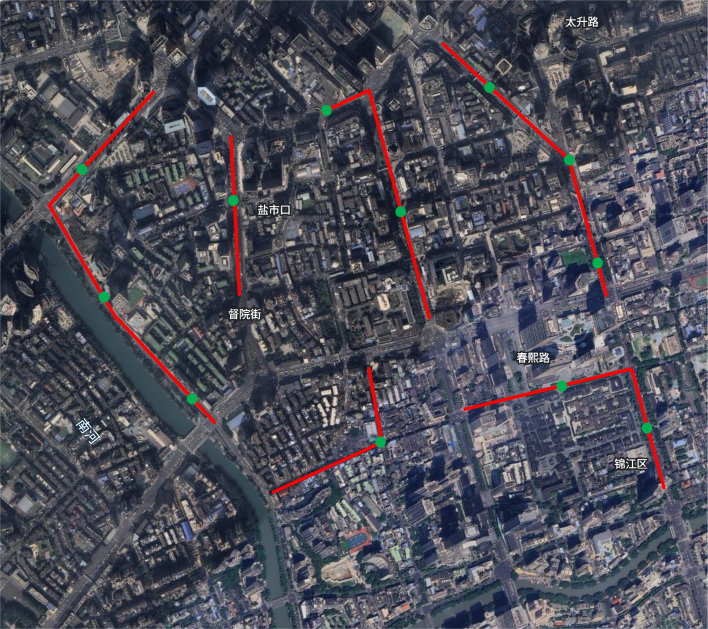
#> input picture data/chengdu_real_point.png, 1415 x 1258 px, found by its file name (shown at 1/2 size)
$ python -i inspection_point_detector.py   (imports and definitions only)
#> lines starting #> are read from the running program, lines starting #| are printed output that depends on the picture; after the words box and inside, x2 and y2 are one past the last pixel; in counts of white or black regions, pixels touching at a corner belong together
### core/real_map_cv.py
"""真实卫星标注图 CV：红线（电网）+ 绿色实心圆（巡检点）及调试输出。"""

from __future__ import annotations

import math
from pathlib import Path
from typing import Any, Dict, List, Optional, Tuple, Union

import numpy as np
from PIL import Image, ImageDraw

try:
    import cv2
except ImportError:  # pragma: no cover
    cv2 = None

try:
    from skimage.measure import label, regionprops
except ImportError:  # pragma: no cover
    label = None
    regionprops = None

REAL_MAP_CANONICAL_IMAGE = "data/chengdu_real_point.png"
REAL_MAP_MARKERS = ("chengdu_real_point", "chengdu_real_line")

DEBUG_DIR = Path("result/debug")
GREEN_POINTS_AUDIT_IMAGE = Path("result/debug_green_points.png")

# OpenCV HSV: H 0–180, S/V 0–255
RED_HSV_LOWER1 = (0, 120, 120)
RED_HSV_UPPER1 = (10, 255, 255)
RED_HSV_LOWER2 = (170, 120, 120)
RED_HSV_UPPER2 = (180, 255, 255)

GREEN_HSV_LOWER = (45, 120, 80)
GREEN_HSV_UPPER = (85, 255, 255)

RED_MIN_COMPONENT_AREA = 300
GREEN_MIN_AREA = 80
GREEN_MAX_AREA = 900
GREEN_MIN_CIRCULARITY = 0.6
GREEN_MERGE_DISTANCE = 25.0
GREEN_MAX_DIST_TO_RED_PX = 60.0
REAL_MAP_MIN_POLYLINE_LENGTH_PX = 80.0


def canonical_real_map_image_path(path: Optional[str] = None) -> str:
    """识别与显示统一使用标注点图。"""
    if path and is_real_map_detection_image(path):
        p = str(path).replace("\\", "/")
        if "chengdu_real_point" in p.lower():
            return REAL_MAP_CANONICAL_IMAGE
        return p
    return REAL_MAP_CANONICAL_IMAGE


def is_real_map_detection_image(path: str) -> bool:
    p = str(path or "").replace("\\", "/").lower()
    return any(m in p for m in REAL_MAP_MARKERS)


def _ensure_debug_dir() -> Path:
    DEBUG_DIR.mkdir(parents=True, exist_ok=True)
    return DEBUG_DIR


def _filter_small_components_cv2(mask: np.ndarray, min_area: int) -> np.ndarray:
    if cv2 is None:
        return mask
    n, labels, stats, _ = cv2.connectedComponentsWithStats((mask > 0).astype(np.uint8), connectivity=8)
    out = np.zeros_like(mask)
    for i in range(1, n):
        if stats[i, cv2.CC_STAT_AREA] >= min_area:
            out[labels == i] = 255
    return out


def extract_real_map_red_mask(rgb: np.ndarray) -> np.ndarray:
    """高饱和红色双区间 + close + dilate；剔除小连通域（<300px）。"""
    if rgb.dtype != np.uint8:
        rgb_u8 = np.clip(rgb, 0, 255).astype(np.uint8)
    else:
        rgb_u8 = rgb

    if cv2 is not None:
        bgr = cv2.cvtColor(rgb_u8, cv2.COLOR_RGB2BGR)
        hsv = cv2.cvtColor(bgr, cv2.COLOR_BGR2HSV)
        m1 = cv2.inRange(hsv, np.array(RED_HSV_LOWER1), np.array(RED_HSV_UPPER1))
        m2 = cv2.inRange(hsv, np.array(RED_HSV_LOWER2), np.array(RED_HSV_UPPER2))
        mask = cv2.bitwise_or(m1, m2)
        k_close = cv2.getStructuringElement(cv2.MORPH_ELLIPSE, (5, 5))
        k_dilate = cv2.getStructuringElement(cv2.MORPH_ELLIPSE, (3, 3))
        mask = cv2.morphologyEx(mask, cv2.MORPH_CLOSE, k_close, iterations=2)
        mask = cv2.dilate(mask, k_dilate, iterations=1)
        return _filter_small_components_cv2(mask, RED_MIN_COMPONENT_AREA)

    from skimage.color import rgb2hsv

    hsv = rgb2hsv(rgb_u8.astype(np.float32) / 255.0)
    h, s, v = hsv[:, :, 0], hsv[:, :, 1], hsv[:, :, 2]
    m1 = (h <= 10 / 180.0) & (s >= 120 / 255.0) & (v >= 120 / 255.0)
    m2 = (h >= 170 / 180.0) & (s >= 120 / 255.0) & (v >= 120 / 255.0)
    mask = ((m1 | m2).astype(np.uint8)) * 255
    return morph_close_dilate_red_mask(mask)


# [18 lines left out: function morph_close_dilate_red_mask, not called in this run]


def _compute_green_mask_before_component_filter(
    rgb: np.ndarray,
    red_mask: Optional[np.ndarray] = None,
) -> np.ndarray:
    """HSV 绿范围 + 形态学 + 去红线重叠；尚未按面积过滤连通域。"""
    if rgb.dtype != np.uint8:
        rgb_u8 = np.clip(rgb, 0, 255).astype(np.uint8)
    else:
        rgb_u8 = rgb

    if cv2 is not None:
        bgr = cv2.cvtColor(rgb_u8, cv2.COLOR_RGB2BGR)
        hsv = cv2.cvtColor(bgr, cv2.COLOR_BGR2HSV)
        mask = cv2.inRange(hsv, np.array(GREEN_HSV_LOWER), np.array(GREEN_HSV_UPPER))
        k = cv2.getStructuringElement(cv2.MORPH_ELLIPSE, (3, 3))
        mask = cv2.morphologyEx(mask, cv2.MORPH_OPEN, k, iterations=2)
        mask = cv2.morphologyEx(mask, cv2.MORPH_CLOSE, k, iterations=2)
    else:
        from skimage.color import rgb2hsv
        from skimage.morphology import binary_closing, binary_opening, disk

        hsv = rgb2hsv(rgb_u8.astype(np.float32) / 255.0)
        h = hsv[:, :, 0]
        s = hsv[:, :, 1]
        v = hsv[:, :, 2]
        lo_h, hi_h = 45 / 180.0, 85 / 180.0
        green = (h >= lo_h) & (h <= hi_h) & (s >= 120 / 255.0) & (v >= 80 / 255.0)
        mask = (green.astype(np.uint8)) * 255
        bool_g = mask > 0
        bool_g = binary_opening(bool_g, disk(1))
        bool_g = binary_closing(bool_g, disk(2))
        mask = bool_g.astype(np.uint8) * 255

    if red_mask is not None:
        mask = mask.copy()
        mask[np.asarray(red_mask) > 0] = 0

    return mask


# [20 lines left out: functions extract_real_map_green_mask, _filter_green_components, not called in this run]


def _opencv_cc_on_binary_mask(mask_u8: np.ndarray) -> Tuple[int, List[Dict[str, Any]]]:
    """返回 (foreground 连通域个数, 每个域的元数据列表)。"""
    if cv2 is None:
        return 0, []
    n, _labels, stats, centroids = cv2.connectedComponentsWithStats(
        (mask_u8 > 0).astype(np.uint8), connectivity=8
    )
    rows: List[Dict[str, Any]] = []
    for i in range(1, n):
        area = int(stats[i, cv2.CC_STAT_AREA])
        left = int(stats[i, cv2.CC_STAT_LEFT])
        top = int(stats[i, cv2.CC_STAT_TOP])
        bw = int(stats[i, cv2.CC_STAT_WIDTH])
        bh = int(stats[i, cv2.CC_STAT_HEIGHT])
        cx, cy = float(centroids[i][0]), float(centroids[i][1])
        rows.append(
            {
                "id": i,
                "center_x": cx,
                "center_y": cy,
                "area": area,
                "bbox": (left, top, bw, bh),
                "radius": 0.25 * (bh + bw),
            }
        )
    return int(max(0, n - 1)), rows


# [35 lines left out: functions _skimage_raw_cc_count, _save_debug_green_points_image, not called in this run]


def _red_distance_field(red_mask: np.ndarray) -> Optional[np.ndarray]:
    """每个像素到最近红线像素的欧氏距离。"""
    if cv2 is None:
        return None
    inv = (np.asarray(red_mask) == 0).astype(np.uint8)
    return cv2.distanceTransform(inv, cv2.DIST_L2, 3)


# [18 lines left out: functions _distance_to_red, count_mask_components, not called in this run]


def detect_green_inspection_points(
    rgb: np.ndarray,
    *,
    red_mask: Optional[np.ndarray] = None,
    merge_distance: float = GREEN_MERGE_DISTANCE,
) -> Tuple[List[Dict[str, Any]], Dict[str, Any], np.ndarray]:
    """绿色实心圆 → 巡检点（原图像素坐标，须靠近红线）。"""
    if red_mask is None:
        red_mask = extract_real_map_red_mask(rgb)
    dist_field = _red_distance_field(red_mask)

    raw_mask = _compute_green_mask_before_component_filter(rgb, red_mask=red_mask)

    # Step 1: HSV + 形态学 + 去红线后，面积过滤前的连通域数量
    if cv2 is not None:
        raw_connected_components, _ = _opencv_cc_on_binary_mask(raw_mask)
        n0, _lbl0, stats0, cents0 = cv2.connectedComponentsWithStats(
            (raw_mask > 0).astype(np.uint8), connectivity=8
        )
        for i in range(1, n0):
            a = int(stats0[i, cv2.CC_STAT_AREA])
            if GREEN_MIN_AREA <= a <= GREEN_MAX_AREA:
                continue
            cx, cy = float(cents0[i][0]), float(cents0[i][1])
            why = f"area={a} not in [{GREEN_MIN_AREA},{GREEN_MAX_AREA}]"
            print(f"[green-audit] step1->2 DROP (area filter) CC_id={i} center=({cx:.2f},{cy:.2f}) {why}")
    else:
        raw_connected_components = _skimage_raw_cc_count(raw_mask)
    print(f"[green-audit] step1 raw_connected_components = {raw_connected_components}")

    green_mask = _filter_green_components(np.asarray(raw_mask, dtype=np.uint8, copy=True))

    # Step 2: 面积过滤后连通域及列表
    kept_rows: List[Dict[str, Any]] = []
    if cv2 is not None:
        after_area_filter, kept_rows = _opencv_cc_on_binary_mask(green_mask)
    elif label is not None:
        lbl2 = label(green_mask > 0)
        for rp in regionprops(lbl2):
            cy, cx = rp.centroid
            minr, minc, maxr, maxc = rp.bbox
            bh = maxr - minr
            bw = maxc - minc
            kept_rows.append(
                {
                    "id": int(rp.label),
                    "center_x": float(cx),
                    "center_y": float(cy),
                    "area": int(rp.area),
                    "bbox": (int(minc), int(minr), int(bw), int(bh)),
                    "radius": 0.25 * (bh + bw),
                }
            )
        after_area_filter = len(kept_rows)
    else:
        after_area_filter = 0

    print(f"[green-audit] step2 after_area_filter = {after_area_filter}")
    for row in kept_rows:
        print(
            f"[green-audit] step2 kept id={row['id']} center_x={row['center_x']:.2f} "
            f"center_y={row['center_y']:.2f} area={row['area']} bbox={row['bbox']} radius={row['radius']:.2f}"
        )

    if label is None or regionprops is None:
        stats_empty: Dict[str, Any] = {
            "contour_candidates": 0,
            "green_point_count": 0,
            "merged_points": 0,
            "hough_candidates": 0,
            "green_mask_pixels": int(np.sum(green_mask > 0)),
            "detector": "green_hsv",
            "raw_connected_components": raw_connected_components,
            "after_area_filter": after_area_filter,
            "region_count_skimage": 0,
            "candidate_count": 0,
            "before_merge": 0,
            "after_merge": 0,
            "debug_green_points_png": str(GREEN_POINTS_AUDIT_IMAGE.resolve()),
        }
        try:
            out_png = _save_debug_green_points_image(rgb, [], [], GREEN_POINTS_AUDIT_IMAGE)
            print(f"[green-audit] step9 saved {out_png}")
        except Exception as exc:  # pragma: no cover
            print(f"[green-audit] step9 debug image failed: {exc}")
        return [], stats_empty, green_mask

    labeled = label(green_mask > 0)
    regions = list(regionprops(labeled))
    region_count = len(regions)
    print(f"[green-audit] step3 region_count = {region_count}")

    candidates: List[Dict[str, Any]] = []
    for ri, region in enumerate(regions):
        area = float(region.area)
        min_row, min_col, max_row, max_col = region.bbox
        box_h = max_row - min_row
        box_w = max_col - min_col
        perimeter = float(region.perimeter or 0.0)
        circularity = 4.0 * np.pi * area / (perimeter ** 2 + 1e-6)
        cy, cx = region.centroid
        dist_r = _distance_to_red(float(cx), float(cy), dist_field)

        drop_reason: Optional[str] = None
        if area < GREEN_MIN_AREA or area > GREEN_MAX_AREA:
            drop_reason = "area outside [GREEN_MIN_AREA, GREEN_MAX_AREA]"
        elif box_h < 4 or box_w < 4:
            drop_reason = "bbox min side < 4"
        elif circularity < GREEN_MIN_CIRCULARITY:
            drop_reason = "circularity < GREEN_MIN_CIRCULARITY"
        elif dist_r > GREEN_MAX_DIST_TO_RED_PX:
            drop_reason = "dist_to_red > GREEN_MAX_DIST_TO_RED_PX"

        if drop_reason:
            print(
                f"[green-audit] step4 region[{ri}] DROP center=({cx:.2f},{cy:.2f}) area={area:.1f} "
                f"bbox=({min_row},{min_col},{max_row},{max_col}) circularity={circularity:.4f} "
                f"dist_to_red={dist_r:.2f} reason={drop_reason}"
            )
            continue

        print(
            f"[green-audit] step4 region[{ri}] KEEP center=({cx:.2f},{cy:.2f}) area={area:.1f} "
            f"bbox=({min_row},{min_col},{max_row},{max_col}) circularity={circularity:.4f} dist_to_red={dist_r:.2f}"
        )
        radius = 0.25 * (box_h + box_w)
        candidates.append(
            {
                "coord": [round(float(cx), 2), round(float(cy), 2)],
                "radius": round(float(radius), 2),
                "area": area,
                "circularity": round(float(circularity), 4),
                "confidence": round(min(1.0, circularity) * 0.85 + min(1.0, area / 400.0) * 0.15, 4),
                "source": "green_blob",
            }
        )

    candidate_count = len(candidates)
    before_merge = candidate_count
    print(f"[green-audit] step5 candidate_count = {candidate_count}")
    print(f"[green-audit] step6 before_merge = {before_merge}")

    merge_audit_lines: List[str] = []
    merged = _merge_point_candidates(
        candidates, merge_distance, merge_audit_lines=merge_audit_lines
    )
    for line in merge_audit_lines:
        print(f"[green-audit] step7 {line}")

    after_merge = len(merged)
    print(f"[green-audit] step8 after_merge = {after_merge}")
    for idx, item in enumerate(merged, start=1):
        print(
            f"[green-audit] step8 final index={idx} x={item['coord'][0]} y={item['coord'][1]}"
        )

    try:
        out_png = _save_debug_green_points_image(rgb, candidates, merged, GREEN_POINTS_AUDIT_IMAGE)
        print(f"[green-audit] step9 saved {out_png}")
    except Exception as exc:  # pragma: no cover
        print(f"[green-audit] step9 debug image failed: {exc}")

    detections = [
        {
            "id": f"IP_{idx:04d}",
            "coord": item["coord"],
            "radius": item.get("radius"),
            "area": item.get("area"),
            "circularity": item.get("circularity"),
            "confidence": item.get("confidence"),
            "source": item.get("source", "green_blob"),
            "point_type": "image_detected",
        }
        for idx, item in enumerate(merged, start=1)
    ]

    stats = {
        "contour_candidates": len(candidates),
        "hough_candidates": 0,
        "merged_points": len(detections),
        "green_point_count": len(detections),
        "green_mask_pixels": int(np.sum(green_mask > 0)),
        "detector": "green_hsv",
        "raw_connected_components": raw_connected_components,
        "after_area_filter": after_area_filter,
        "region_count_skimage": region_count,
        "candidate_count": candidate_count,
        "before_merge": before_merge,
        "after_merge": after_merge,
        "debug_green_points_png": str(GREEN_POINTS_AUDIT_IMAGE.resolve()),
    }
    return detections, stats, green_mask


def detect_real_map_inspection_points_with_stats(
    image_path: str,
    *,
    red_mask: Optional[np.ndarray] = None,
) -> Tuple[List[Dict[str, Any]], Dict[str, Any]]:
    image_path = canonical_real_map_image_path(image_path)
    rgb = np.array(Image.open(image_path).convert("RGB"))
    h, w = rgb.shape[:2]
    if red_mask is None:
        red_mask = extract_real_map_red_mask(rgb)
    detections, stats, green_mask = detect_green_inspection_points(rgb, red_mask=red_mask)
    stats["image_width"] = w
    stats["image_height"] = h
    stats["image_path"] = image_path
    stats["red_mask_pixels"] = int(np.sum(red_mask > 0))
    stats["red_components"] = count_mask_components(red_mask, RED_MIN_COMPONENT_AREA)
    stats["green_components"] = count_mask_components(green_mask, GREEN_MIN_AREA)
    return detections, stats


# [140 lines left out: functions filter_independent_lines_for_real_map, _merge_point_candidates, save_red_mask, save_green_mask, save_detected_overlay, save_real_map_detection_debug, not called in this run]


# 兼容旧文件名
def save_chengdu_red_mask(red_mask: np.ndarray) -> str:
    return save_red_mask(red_mask)


def save_chengdu_green_mask(green_mask: np.ndarray) -> str:
    return save_green_mask(green_mask)


def save_chengdu_detected_overlay(*args, **kwargs) -> str:
    return save_detected_overlay(*args, **kwargs)


def save_chengdu_detection_debug(*args, **kwargs):
    return save_real_map_detection_debug(*args, **kwargs)


def save_red_mask_debug(red_mask: np.ndarray) -> str:
    return save_red_mask(red_mask)


def build_real_map_black_mask(*_args, **_kwargs) -> np.ndarray:
    return np.zeros((1, 1), dtype=np.uint8)

### core/inspection_point_detector.py
"""Detect hollow black-ring inspection points from power-line map images."""

from __future__ import annotations

from dataclasses import dataclass, field
from typing import Any, Dict, List, Optional, Tuple

import numpy as np
from PIL import Image

try:
    from skimage.color import rgb2hsv
    from skimage.measure import label, regionprops
    from skimage.morphology import binary_closing, binary_dilation, binary_opening, disk
    from skimage.transform import hough_circle, hough_circle_peaks
except ImportError:  # pragma: no cover
    rgb2hsv = None
    label = None
    regionprops = None
    binary_opening = None
    binary_closing = None
    binary_dilation = None
    disk = None
    hough_circle = None
    hough_circle_peaks = None

try:
    import cv2
except ImportError:  # pragma: no cover
    cv2 = None

Point = Tuple[float, float]


@dataclass
class InspectionDetectorConfig:
    black_threshold: int = 100
    black_v_threshold: float = 0.38
    min_radius: float = 4.0
    max_radius: float = 16.0
    min_circularity: float = 0.28
    min_ring_score: float = 5.5
    min_area: float = 8.0
    max_area: float = 350.0
    merge_distance: float = 10.0
    morph_close_radius: int = 4
    morph_open_radius: int = 1
    hough_min_dist: int = 12
    hough_threshold: float = 0.22
    ring_validate_ratio: float = 0.32
    snap_threshold: float = 30.0
    real_map_snap_threshold: float = 120.0
    max_bbox_aspect: float = 1.75
    max_extent: float = 0.72
    clean_dilate_radius: int = 10
    real_map_mode: bool = False


DEFAULT_DETECTOR_CONFIG = InspectionDetectorConfig()

# 真实地图：绿色圆点检测在 core.real_map_cv；此配置供 snap 等步骤使用
REAL_MAP_DETECTOR_CONFIG = InspectionDetectorConfig(
    min_radius=5.0,
    max_radius=18.0,
    min_circularity=0.6,
    min_ring_score=0.0,
    min_area=80.0,
    max_area=900.0,
    merge_distance=25.0,
    ring_validate_ratio=0.0,
    real_map_mode=True,
)


# [261 lines left out: functions _build_red_mask, _prepare_masks, _ring_validate_ratio, _contour_candidates, _hough_candidates_skimage, _hough_candidates_cv2 and 2 more, not called in this run]


def detect_black_inspection_points(
    image_path: str,
    *,
    config: Optional[InspectionDetectorConfig] = None,
    red_mask: Optional[np.ndarray] = None,
    log_stats: bool = True,
) -> List[Dict[str, Any]]:
    """Detect hollow black-ring inspection points."""
    detections, stats = detect_black_inspection_points_with_stats(
        image_path,
        config=config,
        red_mask=red_mask,
    )
    if log_stats:
        _log_detection_stats(stats)
    return detections


# [14 lines left out: function resolve_detector_config, not called in this run]


def detect_black_inspection_points_with_stats(
    image_path: str,
    *,
    config: Optional[InspectionDetectorConfig] = None,
    red_mask: Optional[np.ndarray] = None,
) -> Tuple[List[Dict[str, Any]], Dict[str, Any]]:
    try:
        from core.real_map_cv import is_real_map_detection_image, detect_real_map_inspection_points_with_stats

        if is_real_map_detection_image(image_path):
            detections, stats = detect_real_map_inspection_points_with_stats(
                image_path, red_mask=red_mask
            )
#> in extract_real_map_red_mask, `m1 = cv2.inRange(hsv, np.array(RED_HSV_LOWER1), np.array(RED_HSV_UPPER..`:
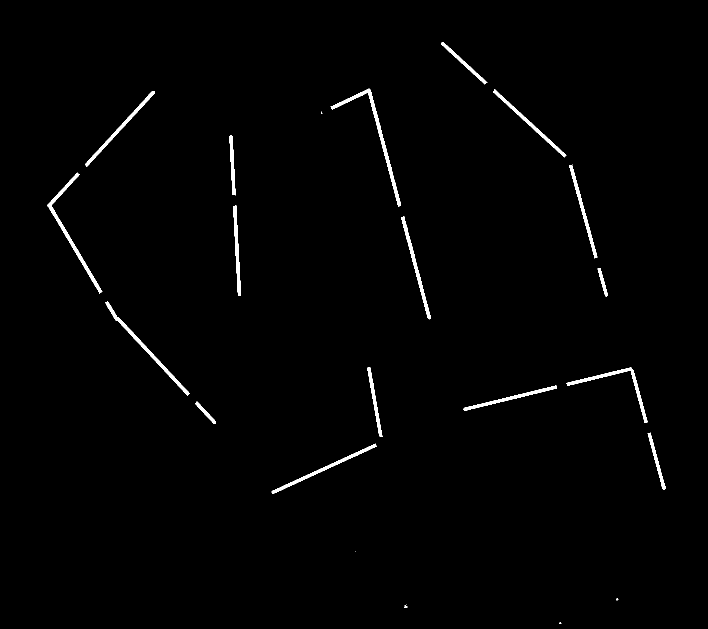
#> m1: shape (1258, 1415) (shown at 1/2 size); 1.1% white; 24 white regions (7 under 20 px), largest, box (x1, y1, x2, y2) and area: (661, 177, 802, 413) 2097, (95, 345, 205, 588) 1910, (210, 602, 380, 792) 1652
#> in extract_real_map_red_mask, `m2 = cv2.inRange(hsv, np.array(RED_HSV_LOWER2), np.array(RED_HSV_UPPER..`:
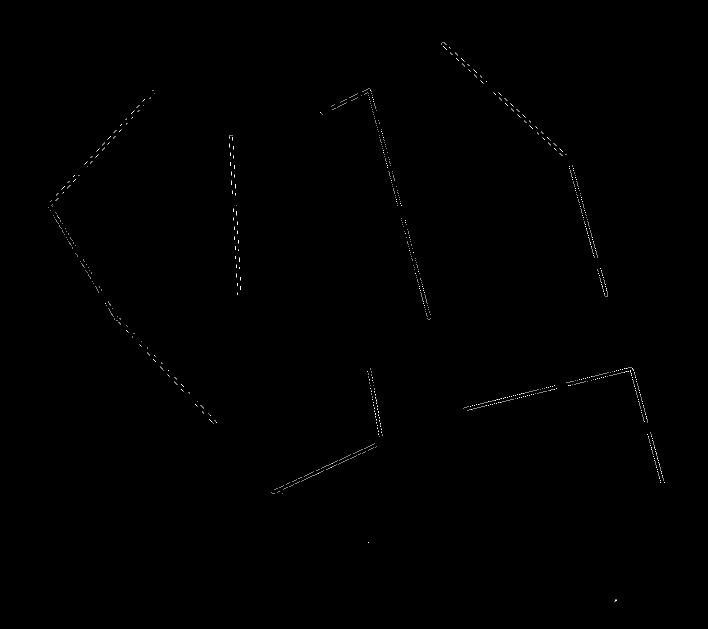
#> m2: shape (1258, 1415) (shown at 1/2 size); 0.13% white in thin lines or dots, all inside (x1, y1, x2, y2) = (97, 84, 1329, 1203)
#> in extract_real_map_red_mask, `mask = cv2.bitwise_or(m1, m2)`:
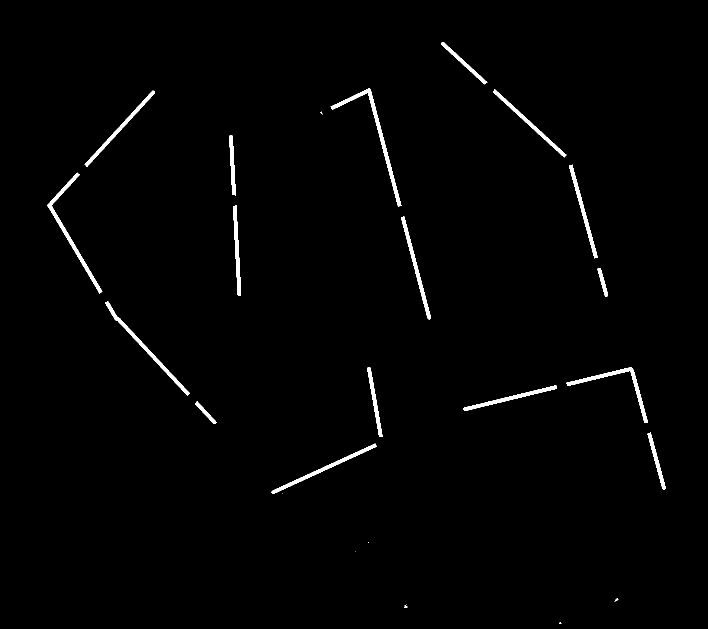
#> mask: shape (1258, 1415) (shown at 1/2 size); 1.2% white; 26 white regions (8 under 20 px), largest, box (x1, y1, x2, y2) and area: (661, 177, 803, 413) 2288, (95, 345, 205, 588) 2047, (210, 602, 380, 792) 1760
#> (the rest of the program and of its run is left out)
